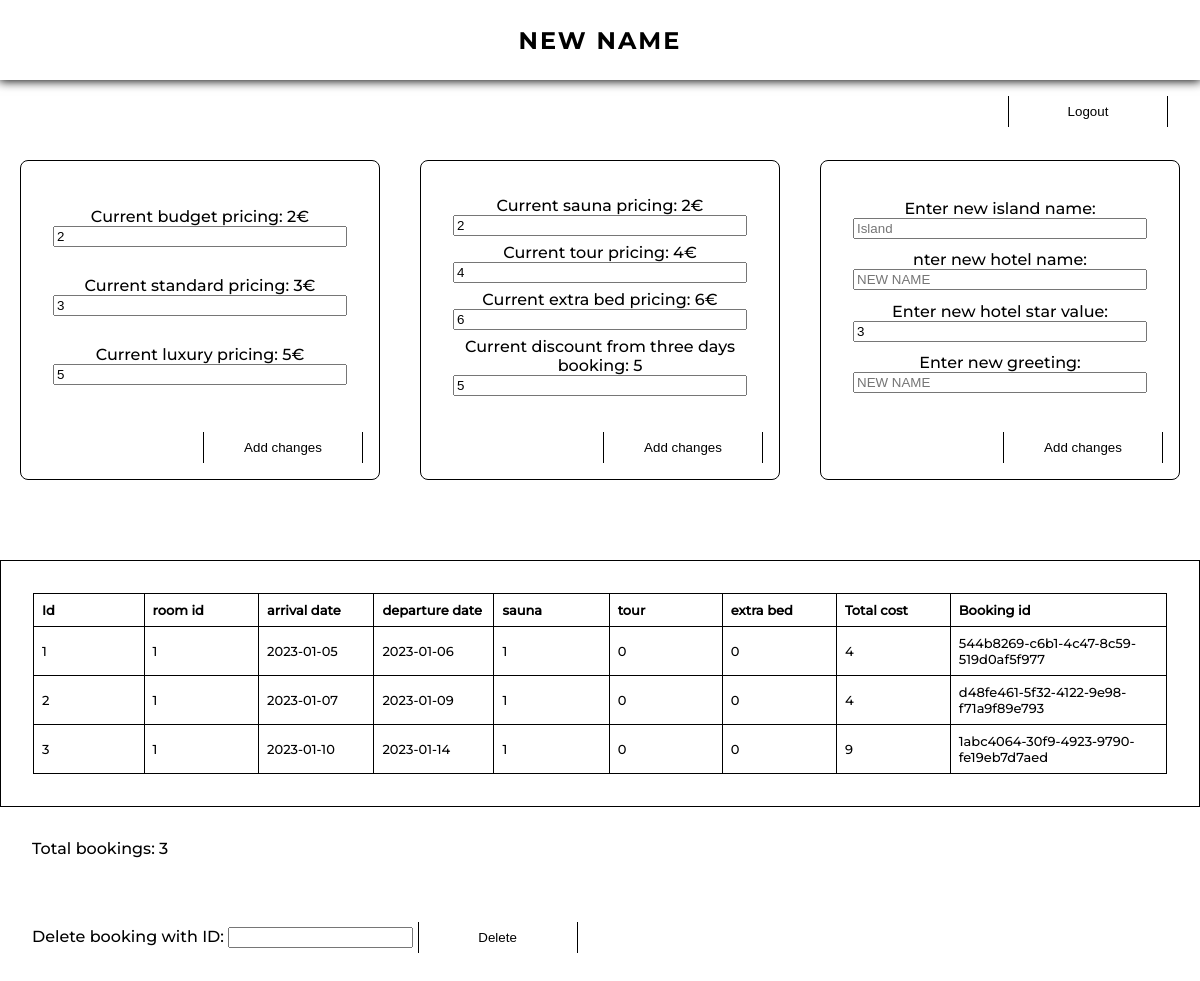
Before: /Admin/index.php (signed in) with the older database file.
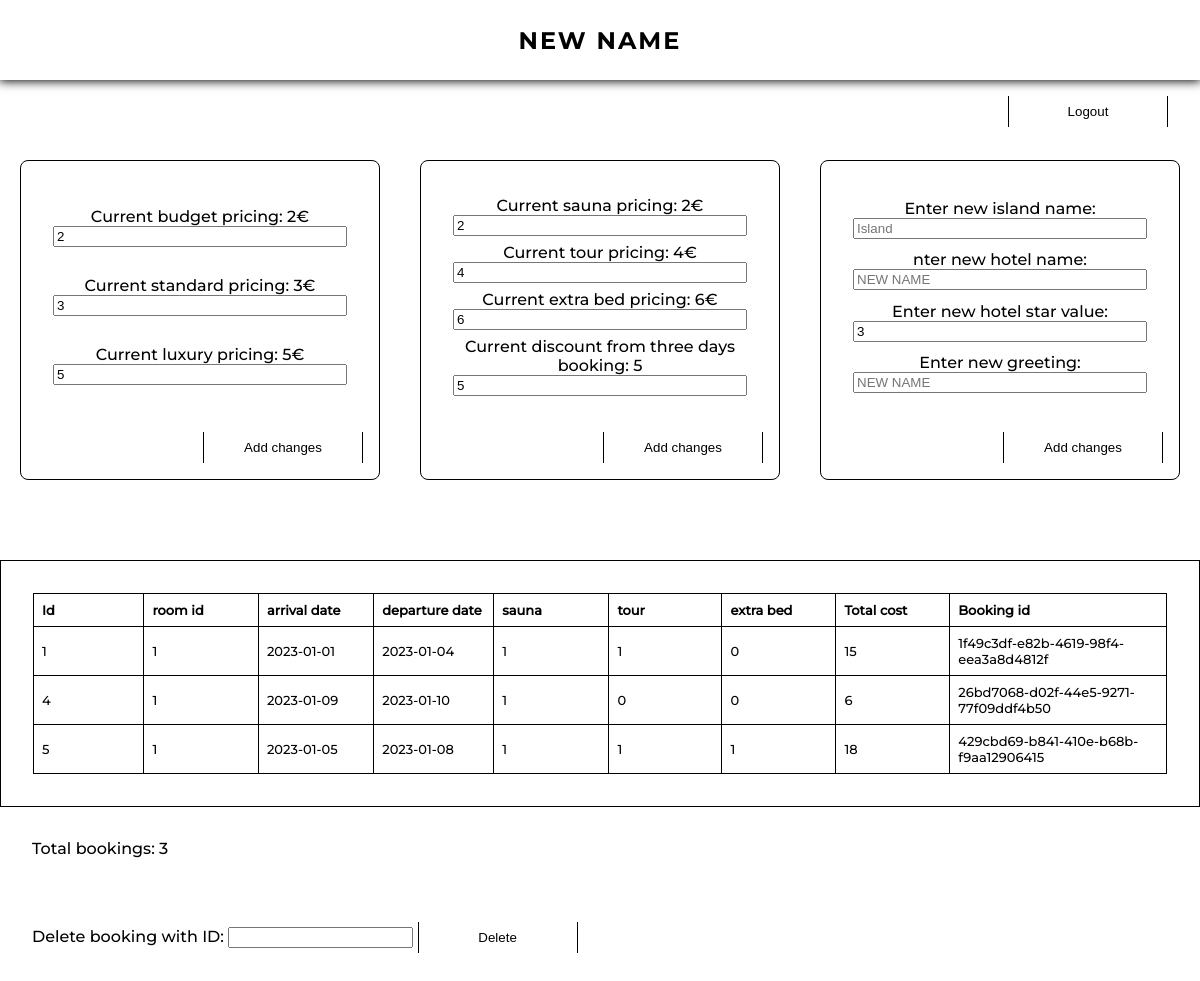
After: the same page with the newer database file.
### tables this page shows
CREATE TABLE bookings(
	id INTEGER PRIMARY KEY AUTOINCREMENT,
	room_id INTEGER,
	arrival_date DATE,
	departure_date DATE, sauna BOOLEAN, tour BOOLEAN, bed BOOLEAN, total_cost FLOAT, bookingUID VARCHAR(180));

### PHP/hotelFunctions.php (called while the page is built, shortened)
<?php
$priceData = file_get_contents(__DIR__ . '/../pricing.json');
$priceData = json_decode($priceData, true);
$budgetPrice = $priceData['room_prices']['budget_price'];
$standardPrice = $priceData['room_prices']['standard_price'];
$luxuryPrice = $priceData['room_prices']['luxury_price'];
$saunaPrice = $priceData['feature_prices']['sauna'];
$tourPrice = $priceData['feature_prices']['tour'];
$bedPrice = $priceData['feature_prices']['bed'];
$threeDayDiscount = $priceData['discounts']['threeDayDiscount'];

### Admin/main-admin.php (the view, shortened to what this page needs)
<?php
require(__DIR__ . '/../PHP/hotelFunctions.php');
$confirmationJSON = file_get_contents(__DIR__ . '/../booking-confirmation.json');
$confirmationJSON = json_decode($confirmationJSON, true);
$islandName = $confirmationJSON['island'];
$hotelName = $confirmationJSON['hotel'];
$starRating = $confirmationJSON['stars'];
$confirmationMessage = $confirmationJSON['addtional_info']['greeting'];
?>
<main>
    <section class="admin-logout">
        <a href="Admin/logout.php">
            <button>Logout</button>
        </a>
    </section>
    <section class="pricing-container">
        <form action="" method="POST" class="pricing-form">
            <div>
                <label for="budget-price">Current budget pricing: <?= $budgetPrice ?>€</label>
                <input type="number" name="budget-price" value=<?= $budgetPrice ?> min=0 max=100>
            </div>
            <div>
                <label for="standard-price">Current standard pricing: <?= $standardPrice ?>€</label>
                <input type="number" name="standard-price" value=<?= $standardPrice ?> min=0 max=100>
            </div>
            <div>
                <label for="luxury-price">Current luxury pricing: <?= $luxuryPrice ?>€</label>
                <input type="number" name="luxury-price" value=<?= $luxuryPrice ?> min=0 max=100>
            </div>
            <button type="submit">Add changes</button>
        </form>
        <form action="" method="POST" class="pricing-form">
            <div>
                <label for="sauna-price">Current sauna pricing: <?= $saunaPrice ?>€</label>
                <input type="number" name="sauna-price" value=<?= $saunaPrice ?> min=0 max=100>
            </div>
            <div>
                <label for="tour-price">Current tour pricing: <?= $tourPrice ?>€</label>
                <input type="number" name="tour-price" value=<?= $tourPrice ?> min=0 max=100>
            </div>
            <div>
                <label for="bed-price">Current extra bed pricing: <?= $bedPrice ?>€</label>
                <input type="number" name="bed-price" value=<?= $bedPrice ?> min=0 max=100>
            </div>
            <div>
                <label for="discount-days">Current discount from three days booking: <?= $threeDayDiscount ?></label>
                <input type="number" name="discount-days" value=<?= $threeDayDiscount ?>>
            </div>
            <button type="submit">Add changes</button>
        </form>
        <form action="" method="POST" class="pricing-form">
            <div>
                <label for="island-name">Enter new island name:</label>
                <input type="text" name="island-name" placeholder="<?= $islandName ?>">
            </div>
            <div>
                <label for="hotel-name">nter new hotel name:</label>
                <input type="text" name="hotel-name" placeholder="<?= $hotelName ?>">
            </div>
            <div>
                <label for="hotel-stars">Enter new hotel star value:</label>
                <input type="number" name="hotel-stars" min=0 max=5 value=<?= $starRating ?>>
            </div>
            <div>
                <label for="greeting-message">Enter new greeting:</label>
                <input type="text" name="greeting-message" placeholder="<?= $confirmationMessage ?>">
            </div>
            <button type="submit">Add changes</button>
        </form>
    </section>
    <section class="bookings-container">
        <table>
            <tr>
                <th>Id</th>
                <th>room id</th>
                <th>arrival date</th>
                <th>departure date</th>
                <th>sauna</th>
                <th>tour</th>
                <th>extra bed</th>
                <th>Total cost</th>
                <th>Booking id</th>
            </tr>
            <?php
            $stmt = $dbh->query('SELECT * FROM bookings');
            $bookingsData = $stmt->fetchAll(PDO::FETCH_ASSOC);
            ?>
            <?php foreach ($bookingsData as $currentBooking) : ?>
                <tr>
                    <?php foreach ($currentBooking as $bookingData) : ?>
                        <td><?= $bookingData ?></td>
                    <?php endforeach ?>
                </tr>
            <?php endforeach ?>
        </table>
        <p>Total bookings:
            <?php
            $stmt = $dbh->query('SELECT COUNT(id) FROM bookings');
            $response = $stmt->fetch(PDO::FETCH_NUM);
            echo $response[0];
            ?>
        </p>
        <form action="" method="POST" class="delete-booking-form">
            <label for="delete-booking">Delete booking with ID:</label>
            <input type="number" name="delete-booking" min=1>
            <button type="submit">Delete</button>
        </form>
    </section>
</main>

### Admin/index.php (shortened to what this page needs)
<?php
$confirmationJSON = file_get_contents(__DIR__ . '/../booking-confirmation.json');
$confirmationJSON = json_decode($confirmationJSON, true);
?>
<!DOCTYPE html>
<html lang="en">
<head>
    <link rel="stylesheet" href="../CSS/header.css">
    <link rel="stylesheet" href="../CSS/global.css">
    <link rel="stylesheet" href="../CSS/typography.css">
    <link rel="stylesheet" href="../CSS/admin-login.css">
    <link rel="stylesheet" href="../CSS/admin-main.css">
</head>
<body>
    <header class="admin-header">
        <section class="heading">
            <h1><?= $confirmationJSON['hotel'] ?></h1>
        </section>
    </header>
    <?php
    if (!isset($_SESSION['user-auth'])) {
        require(__DIR__ . '/login.php');
    } else {
        require(__DIR__ . '/main-admin.php');
    }
    ?>
</body>
</html>

### CSS/header.css (style rules this page uses)
header { position: fixed; box-shadow: 0 0 10px 1px black; width: 100%; height: 10vh; background-color: white; z-index: 1; }
.admin-header { position: relative; }
.heading { display: flex; justify-content: center; align-items: center; position: relative; width: 100%; height: 10vh; }

### CSS/global.css (style rules this page uses)
* { box-sizing: border-box; }
body { margin: 0; position: relative; }
button { background-color: transparent; border: 1px solid black; cursor: pointer; border-radius: 1rem; padding: 0.5rem; margin-bottom: 1rem; position: relative; border: none; width: 10rem; margin-bottom: 2rem; overflow: hidden; border-left: 1px solid black; border-right: 1px solid black; border-radius: 0; }
button::before { position: absolute; content: ''; width: 10rem; top: 0; right: -10rem; height: 1px; background-color: black; transition: right 0.5s ease; }
button::after { position: absolute; content: ''; width: 10rem; bottom: 0; left: -10rem; height: 1px; background-color: black; transition: left 0.5s ease; }

### CSS/typography.css (style rules this page uses)
body { font-family: 'Montserrat-m'; }
h1 { font-family: 'Montserrat-b'; letter-spacing: 2px; }
table { font-size: small; }

### CSS/admin-login.css (style rules this page uses)
.admin-logout { position: fixed; right: 2rem; top: 6rem; }

### CSS/admin-main.css (style rules this page uses)
.pricing-container { display: flex; justify-content: space-around; align-items: center; width: 100%; height: 60vh; }
.pricing-form { display: flex; flex-direction: column; justify-content: space-around; text-align: center; position: relative; height: 40vh; width: 30%; padding: 2rem; border: 1px solid black; border-radius: 0.5rem; padding-bottom: 5rem; }
.pricing-form div { display: flex; flex-direction: column; }
.pricing-form button { position: absolute; right: 1rem; bottom: -1rem; }
.bookings-container { display: flex; justify-content: center; flex-direction: column; width: 100%; }
.bookings-container p { padding: 1rem 2rem; }
.bookings-container table { display: flex; justify-content: center; text-align: left; width: 100%; border: 1px solid black; padding: 2rem; border-collapse: collapse; }
.bookings-container table td, .bookings-container table th { border: 1px solid black; padding: 8px; }
.bookings-container table th { width: 8rem; }
.bookings-container table th:last-child { width: 15rem; }
.delete-booking-form { padding: 2rem; }

Changed rows visible on the page:
removed bookings: bookingData "1", arrival_date "2023-01-05", departure_date "2023-01-06", bookingData "0", total_cost "4", bookingUID "544b8269-c6b1-4c47-8c59-519d0af5f977"
removed bookings: id "2", bookingData "1", arrival_date "2023-01-07", departure_date "2023-01-09", bookingData "0", total_cost "4", bookingUID "d48fe461-5f32-4122-9e98-f71a9f89e793"
removed bookings: id "3", bookingData "1", arrival_date "2023-01-10", departure_date "2023-01-14", bookingData "0", total_cost "9", bookingUID "1abc4064-30f9-4923-9790-fe19eb7d7aed"
added bookings: bookingData "1", arrival_date "2023-01-01", departure_date "2023-01-04", bed "0", total_cost "15", bookingUID "1f49c3df-e82b-4619-98f4-eea3a8d4812f"
added bookings: id "4", bookingData "1", arrival_date "2023-01-09", departure_date "2023-01-10", bookingData "0", total_cost "6", bookingUID "26bd7068-d02f-44e5-9271-77f09ddf4b50"
added bookings: id "5", bookingData "1", arrival_date "2023-01-05", departure_date "2023-01-08", total_cost "18", bookingUID "429cbd69-b841-410e-b68b-f9aa12906415"
